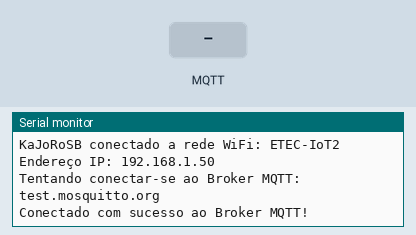
This sketch was run on a simulated ESP8266 (NodeMCU). On the bench: the last lines printed to the serial monitor. The test bench sets the inputs (shaded band). WiFi joins after 1.5 s; servers stay silent unless stated; no MQTT or app messages arrive unless stated.

Above: at 2.7 s.
2.8 s: MQTT message "5" arrives on the first subscribed topic
At 3.3 s:
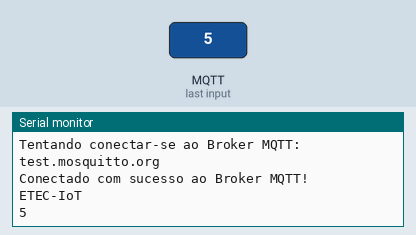
4.3 s: MQTT message "90" arrives on the first subscribed topic
At 5.6 s:
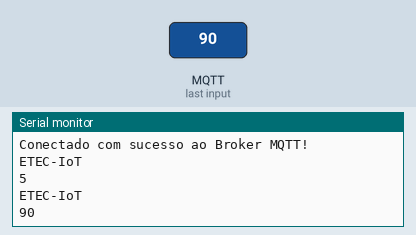

Measured:
- after the input at 2.8 s, the serial monitor: prints a new line at once (image 1)
- after the input at 4.3 s, the serial monitor: prints a new line at once (image 2)

The sketch:

GrupoB.ino
```cpp
#include <ESP8266WiFi.h>
#include <PubSubClient.h>

// WiFi
#define NET_SSID "ETEC-IoT2" // Substituir SSID pelo nome da rede WiFi
#define NET_PASSWORD "etecjb*123"  // Substituir SENHA pela senha da rede WiFi

//Configuração do Broker MQTT
#define MQTT_ID "KaJoRoSB2" //Substituir MQTT-ID pela identificação do cliente no MQTT no Broker
#define MQTT_BROKER "test.mosquitto.org" //Substituir MQTT-BROKER pelo domínio do MQTT no Broker
#define MQTT_PORT 1883 //Substituir XXXX pela porta do Broker. Normalmente será a 1883
#define MQTT_TOPIC "ETEC-IoT" //Substituir MQTT-TOPIC pelo tópico a ser utiizado no MQTT Broker
WiFiClient espClient; //Cliente da rede
PubSubClient MQTT(espClient); //Cliente MQTT

String newHostname = "KaJoRoSB"; //Substituir YYYYYY pelo nome do grupo

void setupWiFi() {
  //Configura a conexão à rede sem fio
  if (WiFi.status() == WL_CONNECTED) // Verifica se o ESP está conectado ao WiFi
      return;
  Serial.println();
  Serial.print("Conectando a rede WiFi ");
  Serial.println(NET_SSID);

  WiFi.begin(NET_SSID, NET_PASSWORD);

  while (WiFi.status() != WL_CONNECTED) {
    delay(500);
    Serial.println(".");
  }

  WiFi.hostname(newHostname.c_str());

  Serial.println("");
  Serial.print(WiFi.hostname());
  Serial.print(" conectado a rede WiFi: ");
  Serial.println(NET_SSID);
  Serial.print("Endereço IP: ");
  Serial.println(WiFi.localIP());
}

void setupMQTT() {
  MQTT.setServer(MQTT_BROKER, MQTT_PORT); //Informa a qual Broker e em qual porta deverá ser conectado

  while (!MQTT.connected())
  {
    Serial.print("Tentando conectar-se ao Broker MQTT: ");
    Serial.println(MQTT_BROKER);
    if (MQTT.connect(MQTT_ID))
        {
          Serial.println("Conectado com sucesso ao Broker MQTT!");
        }
        else
        {
          Serial.println("FALHA ao conectar no Broker MQTT!");
          Serial.println("Nova tentativa em 2s");
          delay(2000);
        }
   }
}

void callback(char* topic, byte* payload, unsigned int length)
{
    payload[length] = '\0';
    int value = String((char*) payload).toInt();

    Serial.println(topic);
    Serial.println(value);
}

void setup(void) {
  Serial.begin(115200);

  setupWiFi();

  setupMQTT();
  MQTT.setCallback(callback);
  MQTT.subscribe(MQTT_TOPIC);


}

void loop(void) {
  MQTT.loop();
}
```
